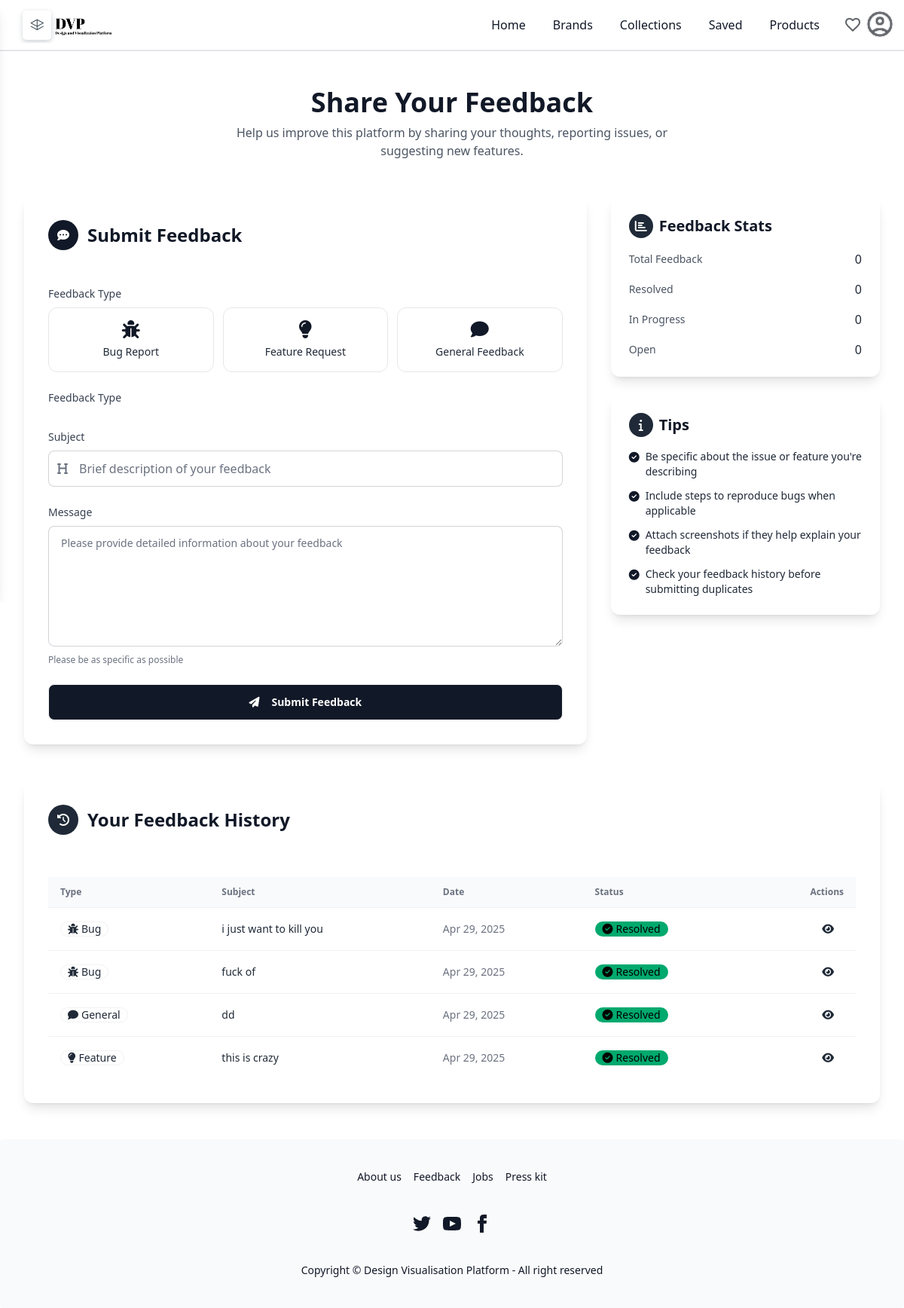
/feedback/ (signed in), run on the app's committed database.
### dvp_user_side/models.py (models this page shows, shortened)
class Feedback(models.Model):
    FEEDBACK_TYPES = [
        ('bug',     'Bug Report'),
        ('feature', 'Feature Request'),
        ('general', 'General Feedback'),
    ]
    user          = models.ForeignKey(get_user_model(), on_delete=models.SET_NULL, null=True, blank=True)
    feedback_type = models.CharField(max_length=10, choices=FEEDBACK_TYPES)
    subject       = models.CharField(max_length=200)
    message       = models.TextField()
    created_at    = models.DateTimeField(auto_now_add=True)
    status        = models.CharField(
                      max_length=20,
                      choices=[('open','Open'),('in_progress','In Progress'),('resolved','Resolved')],
                      default='open'
                   )

### homedesign/views.py (the view, shortened to what this page needs)
# urls.py: path("feedback/",views.feedback,name="feedback"),
@login_required(login_url='login')
@user_passes_test(is_customer, login_url='login')
def feedback(request):
    stats = {
        'resolved':    Feedback.objects.filter(status='resolved').count(),
        'in_progress': Feedback.objects.filter(status='in_progress').count(),
        'new_ideas':   Feedback.objects.filter(status='open', feedback_type='general').count(),
    }
    history = Feedback.objects.filter(user=request.user)\
                            .prefetch_related('replies')\
                            .order_by('-created_at')
    return render(request, "feedback.html", {
        'stats':   stats,
        'history': history,
    })

### homedesign/views.py (called while the page is built)
def is_customer(user):
    return user.is_authenticated and user.role == "customer"

### templates/feedback.html (shortened to what this page needs)
{% extends "base.html" %}
{% block content %}
<div class="bg-white py-12 px-4 sm:px-6 lg:px-8">
    <div class="text-center mb-12">
        <h1 class="font-playfair text-4xl font-bold text-gray-900 mb-2">Share Your Feedback</h1>
        <p class="text-gray-600 max-w-xl mx-auto">Help us improve this platform by sharing your thoughts, reporting issues, or suggesting new features.</p>
    </div>
    <div class="grid grid-cols-1 lg:grid-cols-3 gap-8 max-w-6xl mx-auto">
        <div class="lg:col-span-2">
            <div class="card rounded-xl p-6 sm:p-8 shadow-lg bg-white">
                <div class="flex items-center mb-6">
                    <div class="w-10 h-10 rounded-full bg-gray-900 flex items-center justify-center text-white">
                        <i class="fas fa-comment-dots"></i>
                    </div>
                    <h2 class="font-playfair text-2xl font-bold ml-3 text-gray-900">Submit Feedback</h2>
                </div>
                <form action="#" method="post" class="space-y-6">
                    <div>
                        <label class="block text-sm font-medium text-gray-700 mb-2">Feedback Type</label>
                        <div class="grid grid-cols-3  gap-3">
                            <label class="flex flex-col items-center justify-center p-4 border rounded-xl cursor-pointer hover:border-gray-900 hover:bg-gray-50 transition-all">
                                <i class="fas fa-bug text-2xl mb-2 text-gray-900"></i>
                                <span class="text-sm font-medium">Bug Report</span>
                            </label>
                            <label class="flex flex-col items-center justify-center p-4 border rounded-xl cursor-pointer hover:border-gray-900 hover:bg-gray-50 transition-all">
                                <i class="fas fa-lightbulb text-2xl mb-2 text-gray-900"></i>
                                <span class="text-sm font-medium">Feature Request</span>
                            </label>
                            <label class="flex flex-col items-center justify-center p-4 border rounded-xl cursor-pointer hover:border-gray-900 hover:bg-gray-50 transition-all">
                                <i class="fas fa-comment text-2xl mb-2 text-gray-900"></i>
                                <span class="text-sm font-medium">General Feedback</span>
                            </label>
                        </div>
                    </div>
                    <div>
                        <label class="block text-sm font-medium text-gray-700 mb-2">Feedback Type</label>
                    </div>
                    <div>
                        <label class="block text-sm font-medium text-gray-700 mb-2">Subject</label>
                        <div class="relative">
                            <span class="absolute inset-y-0 left-0 flex items-center pl-3 text-gray-500">
                                <i class="fas fa-heading"></i>
                            </span>
                            <input type="text" name="subject" placeholder="Brief description of your feedback"
                                class="input input-bordered bg-white w-full pl-10"
                                maxlength="100" required>
                        </div>
                    </div>
                    <div>
                        <label class="block text-sm font-medium text-gray-700 mb-2">Message</label>
                        <textarea name="message"
                            class="textarea  bg-white textarea-bordered w-full h-40"
                            placeholder="Please provide detailed information about your feedback" required></textarea>
                        <p class="mt-1 text-xs  text-gray-500">Please be as specific as possible</p>
                    </div>
                    <div class="mt-8">
                        <button type="submit" class="btn btn-block bg-gray-900 hover:bg-gray-800 text-white">
                            <i class="fas fa-paper-plane mr-2"></i> Submit Feedback
                        </button>
                    </div>
                </form>
            </div>
        </div>
        <div class="lg:col-span-1 space-y-6">
            <div class="card rounded-xl p-6 shadow-lg bg-white">
                <div class="flex items-center mb-4">
                    <div class="w-8 h-8 rounded-full bg-gray-800 flex items-center justify-center text-white">
                        <i class="fas fa-chart-bar"></i>
                    </div>
                    <h3 class="font-playfair text-xl font-bold ml-2 text-gray-900">Feedback Stats</h3>
                </div>
                <div class="space-y-4">
                    <div class="flex justify-between items-center">
                        <span class="text-sm text-gray-600">Total Feedback</span>
                        <span class="font-medium">{{ total_feedback|default:"0" }}</span>
                    </div>
                    <div class="flex justify-between items-center">
                        <span class="text-sm text-gray-600">Resolved</span>
                        <span class="font-medium">{{ resolved_feedback|default:"0" }}</span>
                    </div>
                    <div class="flex justify-between items-center">
                        <span class="text-sm text-gray-600">In Progress</span>
                        <span class="font-medium">{{ in_progress_feedback|default:"0" }}</span>
                    </div>
                    <div class="flex justify-between items-center">
                        <span class="text-sm text-gray-600">Open</span>
                        <span class="font-medium">{{ open_feedback|default:"0" }}</span>
                    </div>
                </div>
            </div>
            <div class="card rounded-xl p-6 shadow-lg bg-white">
                <div class="flex items-center mb-4">
                    <div class="w-8 h-8 rounded-full bg-gray-800 flex items-center justify-center text-white">
                        <i class="fas fa-info"></i>
                    </div>
                    <h3 class="font-playfair text-xl font-bold ml-2 text-gray-900">Tips</h3>
                </div>
                <ul class="space-y-3 text-sm">
                    <li class="flex items-start">
                        <i class="fas fa-check-circle text-gray-900 mt-1 mr-2"></i>
                        <span>Be specific about the issue or feature you're describing</span>
                    </li>
                    <li class="flex items-start">
                        <i class="fas fa-check-circle text-gray-900 mt-1 mr-2"></i>
                        <span>Include steps to reproduce bugs when applicable</span>
                    </li>
                    <li class="flex items-start">
                        <i class="fas fa-check-circle text-gray-900 mt-1 mr-2"></i>
                        <span>Attach screenshots if they help explain your feedback</span>
                    </li>
                    <li class="flex items-start">
                        <i class="fas fa-check-circle text-gray-900 mt-1 mr-2"></i>
                        <span>Check your feedback history before submitting duplicates</span>
                    </li>
                </ul>
            </div>
        </div>
    </div>
    <div class="max-w-6xl mx-auto mt-12">
        <div class="card rounded-xl p-6 sm:p-8 shadow-lg bg-white">
            <div class="flex flex-col sm:flex-row sm:items-center sm:justify-between mb-6 gap-4">
                <div class="flex items-center">
                    <div class="w-10 h-10 rounded-full bg-gray-800 flex items-center justify-center text-white">
                        <i class="fas fa-history"></i>
                    </div>
                    <h2 class="font-playfair text-2xl font-bold ml-3 text-gray-900">Your Feedback History</h2>
                </div>
            </div>
            <div class="overflow-x-auto mt-8">
                <table class="table  w-full">
                    <thead>
                        <tr>
                            <th class="bg-gray-50 text-gray-500">Type</th>
                            <th class="bg-gray-50 text-gray-500">Subject</th>
                            <th class="bg-gray-50 text-gray-500 hidden md:table-cell">Date</th>
                            <th class="bg-gray-50 text-gray-500">Status</th>
                            <th class="bg-gray-50 text-gray-500 text-right">Actions</th>
                        </tr>
                    </thead>
                    <tbody>
                        {% for fb in history %}
                        <tr>
                            <td>
                                <div class="badge">
                                    {% if fb.feedback_type == "bug" %}
                                        <i class="fas fa-bug mr-1"></i>Bug
                                    {% elif fb.feedback_type == "feature" %}
                                        <i class="fas fa-lightbulb mr-1"></i>Feature
                                    {% else %}
                                        <i class="fas fa-comment mr-1"></i>General
                                    {% endif %}
                                </div>
                            </td>
                            <td class="font-medium">{{ fb.subject }}</td>
                            <td class="hidden md:table-cell text-gray-500">
                                {{ fb.created_at|date:"M d, Y" }}
                            </td>
                            <td>
                                <div class="badge
                                    {% if fb.status == 'in_progress' %}badge-info
                                    {% elif fb.status == 'resolved' %}badge-success
                                    {% else %}badge-warning{% endif %}">
                                    {% if fb.status == "in_progress" %}
                                        <i class="fas fa-spinner fa-spin mr-1"></i>In Progress
                                    {% elif fb.status == "resolved" %}
                                        <i class="fas fa-check-circle mr-1"></i>Resolved
                                    {% else %}
                                        <i class="fas fa-clock mr-1"></i>Open
                                    {% endif %}
                                </div>
                            </td>
                            <td class="text-right">
                                <div class="flex justify-end">
                                    <label for="modal-{{ fb.id }}" class="btn btn-sm btn-ghost">
                                        <i class="fas fa-eye"></i>
                                    </label>
                                </div>
                            </td>
                        </tr>
                        {% empty %}
                        <tr><td colspan="5" class="text-center text-gray-500">No feedback yet.</td></tr>
                        {% endfor %}
                    </tbody>
                </table>
            </div>
        </div>
    </div>
</div>
{% endblock %}

### data on the page
Feedback: feedback_type "bug" (drawn), subject "i just want to kill you", created_at "Apr 29, 2025", status "resolved" (drawn)
Feedback: feedback_type "bug" (drawn), subject "fuck of", created_at "Apr 29, 2025", status "resolved" (drawn)
Feedback: feedback_type "general" (drawn), subject "dd", created_at "Apr 29, 2025", status "resolved" (drawn)
Feedback: feedback_type "feature" (drawn), subject "this is crazy", created_at "Apr 29, 2025", status "resolved" (drawn)

### other printed values
{{ total_feedback|default:"0" }} "0"
{{ resolved_feedback|default:"0" }} "0"
{{ in_progress_feedback|default:"0" }} "0"
{{ open_feedback|default:"0" }} "0"
